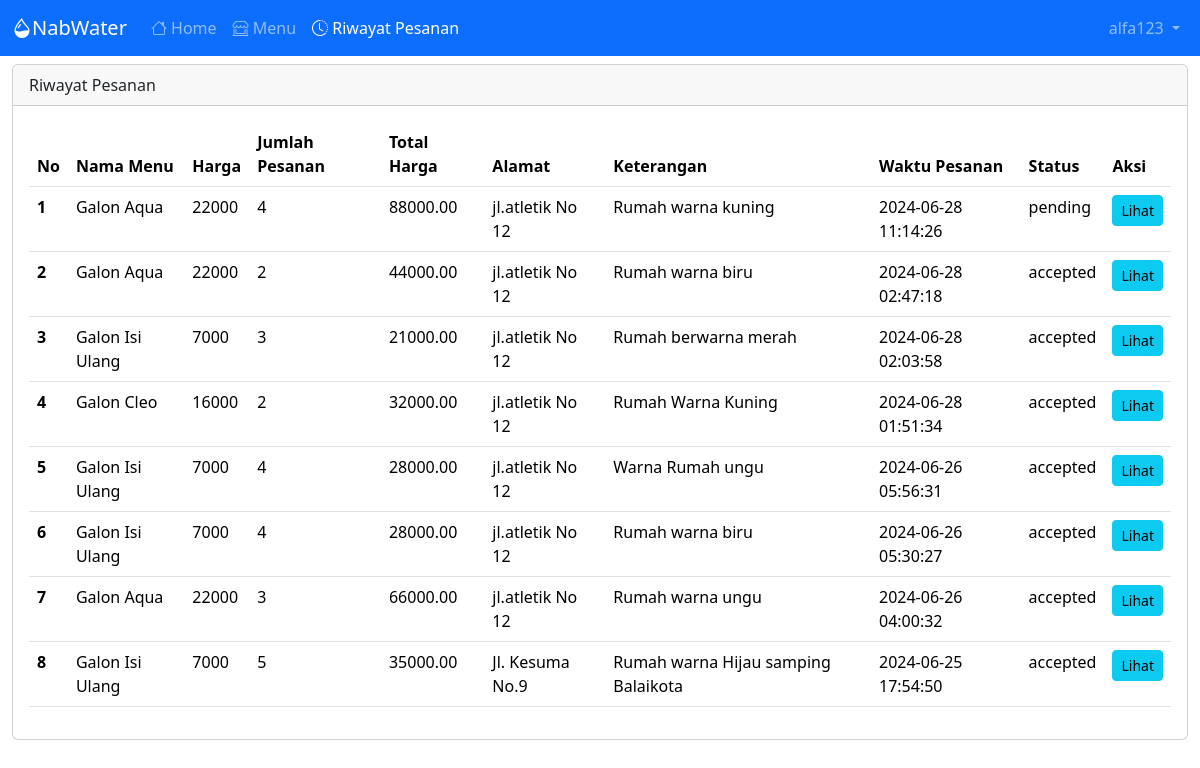
Screenshot of /riwayat_pesanan (signed in) with the database file from the repository.
### tables this page shows
CREATE TABLE `tbl_pesanan` (
  `id_pesanan` int(11) NOT NULL,
  `id_menu` int(11) DEFAULT NULL,
  `username` varchar(255) DEFAULT NULL,
  `alamat` text DEFAULT NULL,
  `jumlah_pesanan` int(11) DEFAULT NULL,
  `keterangan` text DEFAULT NULL,
  `waktu_pemesanan` timestamp NOT NULL DEFAULT current_timestamp(),
  `total_harga` decimal(10,2) DEFAULT 0.00,
  `status` enum('pending','accepted','rejected') NOT NULL DEFAULT 'pending'
);

CREATE TABLE `tbl_daftar_menu` (
  `id_menu` int(11) NOT NULL,
  `gambar` varchar(100) NOT NULL,
  `nama_menu` varchar(100) NOT NULL,
  `keterangan` varchar(100) NOT NULL,
  `harga` varchar(100) NOT NULL,
  `stok` varchar(100) NOT NULL
);

### riwayat_pesanan.php (the view, shortened to what this page needs)
<?php
include "koneksi.php";
$username = $_SESSION['username'];
$query = "SELECT p.id_pesanan, p.alamat, p.keterangan, p.jumlah_pesanan, p.total_harga, p.waktu_pemesanan, p.status, m.nama_menu, m.harga
          FROM tbl_pesanan p
          JOIN tbl_daftar_menu m ON p.id_menu = m.id_menu
          WHERE p.username = '$username'
          ORDER BY p.waktu_pemesanan DESC";
$result = $connection->query($query);
?>
<div class="container-fluid">
    <div class="row">
        <div class="col-lg mt-2">
            <div class="card">
                <div class="card-header">
                    Riwayat Pesanan
                </div>
                <div class="card-body">
                    <div class="table-responsive">
                        <table class="table table-hover">
                            <thead>
                                <tr>
                                    <th scope="col">No</th>
                                    <th scope="col">Nama Menu</th>
                                    <th scope="col">Harga</th>
                                    <th scope="col">Jumlah Pesanan</th>
                                    <th scope="col">Total Harga</th>
                                    <th scope="col">Alamat</th>
                                    <th scope="col">Keterangan</th>
                                    <th scope="col">Waktu Pesanan</th>
                                    <th scope="col">Status</th>
                                    <th scope="col">Aksi</th>
                                </tr>
                            </thead>
                            <tbody>
                                <?php
                                if ($result->num_rows > 0) {
                                    $no = 1;
                                    while ($row = $result->fetch_assoc()) { ?>
                                        <tr>
                                            <th scope="row"><?= $no ?></th>
                                            <td><?= $row['nama_menu'] ?></td>
                                            <td><?= $row['harga'] ?></td>
                                            <td><?= $row['jumlah_pesanan'] ?></td>
                                            <td><?= $row['total_harga'] ?></td>
                                            <td><?= $row['alamat'] ?></td>
                                            <td><?= $row['keterangan'] ?></td>
                                            <td><?= $row['waktu_pemesanan'] ?></td>
                                            <td><?= $row['status'] ?></td>
                                            <td>
                                                <button class="btn btn-info btn-sm" data-bs-toggle="modal" data-bs-target="#view_pesanan" data-id_pesanan="<?= $row['id_pesanan'] ?>" data-nama_menu="<?= $row['nama_menu'] ?>" data-harga="<?= $row['harga'] ?>" data-jumlah_pesanan="<?= $row['jumlah_pesanan'] ?>" data-total_harga="<?= $row['total_harga'] ?>" data-alamat="<?= $row['alamat'] ?>" data-keterangan="<?= $row['keterangan'] ?>" data-waktu_pemesanan="<?= $row['waktu_pemesanan'] ?>" data-status="<?= $row['status'] ?>">Lihat</button>
                                            </td>
                                        </tr>
                                    <?php $no++;
                                    }
                                } else { ?>
                                    <tr>
                                        <td colspan="10">Tidak ada riwayat pesanan.</td>
                                    </tr>
                                <?php }
                                ?>
                            </tbody>
                        </table>
                    </div>
                </div>
            </div>
        </div>
    </div>
</div>

### rows the page displays
tbl_pesanan: id_menu.nama_menu "Galon Aqua", id_menu.harga "22000", jumlah_pesanan "4", total_harga "88000.00", alamat "jl.atletik No 12", keterangan "Rumah warna kuning", waktu_pemesanan "2024-06-28 11:14:26", status "pending"
tbl_pesanan: id_menu.nama_menu "Galon Aqua", id_menu.harga "22000", jumlah_pesanan "2", total_harga "44000.00", alamat "jl.atletik No 12", keterangan "Rumah warna biru", waktu_pemesanan "2024-06-28 02:47:18", status "accepted"
tbl_pesanan: id_menu.nama_menu "Galon Isi Ulang", id_menu.harga "7000", jumlah_pesanan "3", total_harga "21000.00", alamat "jl.atletik No 12", keterangan "Rumah berwarna merah", waktu_pemesanan "2024-06-28 02:03:58", status "accepted"
tbl_pesanan: id_menu.nama_menu "Galon Cleo", id_menu.harga "16000", jumlah_pesanan "2", total_harga "32000.00", alamat "jl.atletik No 12", keterangan "Rumah Warna Kuning", waktu_pemesanan "2024-06-28 01:51:34", status "accepted"
tbl_pesanan: id_menu.nama_menu "Galon Isi Ulang", id_menu.harga "7000", jumlah_pesanan "4", total_harga "28000.00", alamat "jl.atletik No 12", keterangan "Warna Rumah ungu", waktu_pemesanan "2024-06-26 05:56:31", status "accepted"
tbl_pesanan: id_menu.nama_menu "Galon Isi Ulang", id_menu.harga "7000", jumlah_pesanan "4", total_harga "28000.00", alamat "jl.atletik No 12", keterangan "Rumah warna biru", waktu_pemesanan "2024-06-26 05:30:27", status "accepted"
tbl_pesanan: id_menu.nama_menu "Galon Aqua", id_menu.harga "22000", jumlah_pesanan "3", total_harga "66000.00", alamat "jl.atletik No 12", keterangan "Rumah warna ungu", waktu_pemesanan "2024-06-26 04:00:32", status "accepted"
tbl_pesanan: id_menu.nama_menu "Galon Isi Ulang", id_menu.harga "7000", jumlah_pesanan "5", total_harga "35000.00", alamat "Jl. Kesuma No.9", keterangan "Rumah warna Hijau samping Balaikota", waktu_pemesanan "2024-06-25 17:54:50", status "accepted"

### other values shown
$_SESSION['username'] "alfa123"
